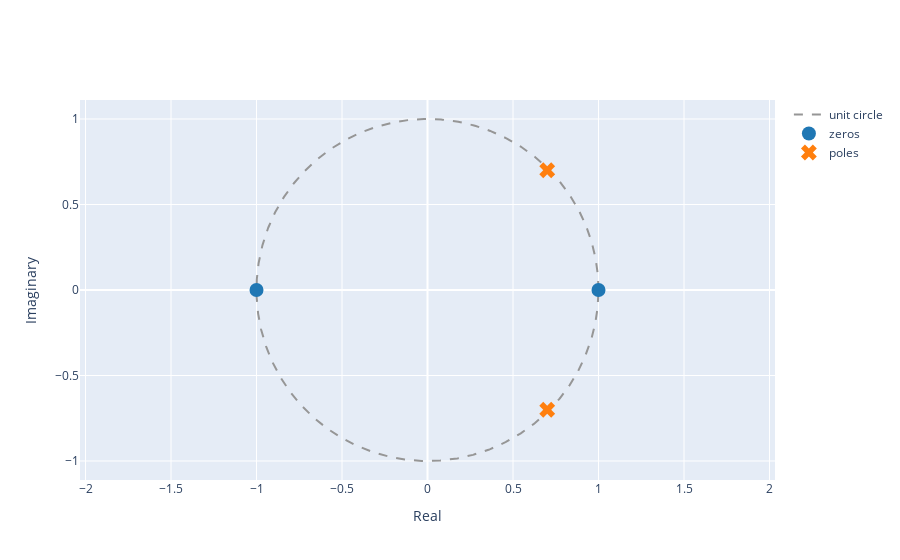

The code cell stored with this chart in its notebook:
### Markdown cell above
2.1 Use the function `plot_zeros_poles` to plot the zeros and poles of the system.

Note: use $w_n = \pi/4$ and $r=0.99$.

### Code cell
# Write your code here
w = np.pi/4
r = 0.99
poles=[r*np.exp(1j*w), r*np.exp(-1j*w)]
zeros= [1,-1]
plot_zeros_poles(zeros, poles)

### Figure 1 — Plotly figure (JSON) as saved in the notebook; plotly's stock layout.template omitted (floating-point values rounded to 4 significant figures; data arrays with more than 128 entries replaced by an {"elided": "..."} marker saying what was removed)
{"data": [{"line": {"color": "rgb(150,150,150)", "dash": "dash", "shape": "linear"}, "mode": "lines", "name": "unit circle", "type": "scatter", "x": {"elided": "1000 float values"}, "y": {"elided": "1000 float values"}}, {"marker": {"color": "#1f77b4", "size": 14, "symbol": "circle"}, "mode": "markers", "name": "zeros", "type": "scatter", "x": [1, -1], "y": [0, 0]}, {"marker": {"color": "#ff7f0e", "size": 14, "symbol": "x"}, "mode": "markers", "name": "poles", "type": "scatter", "x": [0.7, 0.7], "y": [0.7, -0.7]}], "layout": {"xaxis": {"title": {"text": "Real"}}, "yaxis": {"scaleanchor": "x", "scaleratio": 1, "title": {"text": "Imaginary"}}}}
